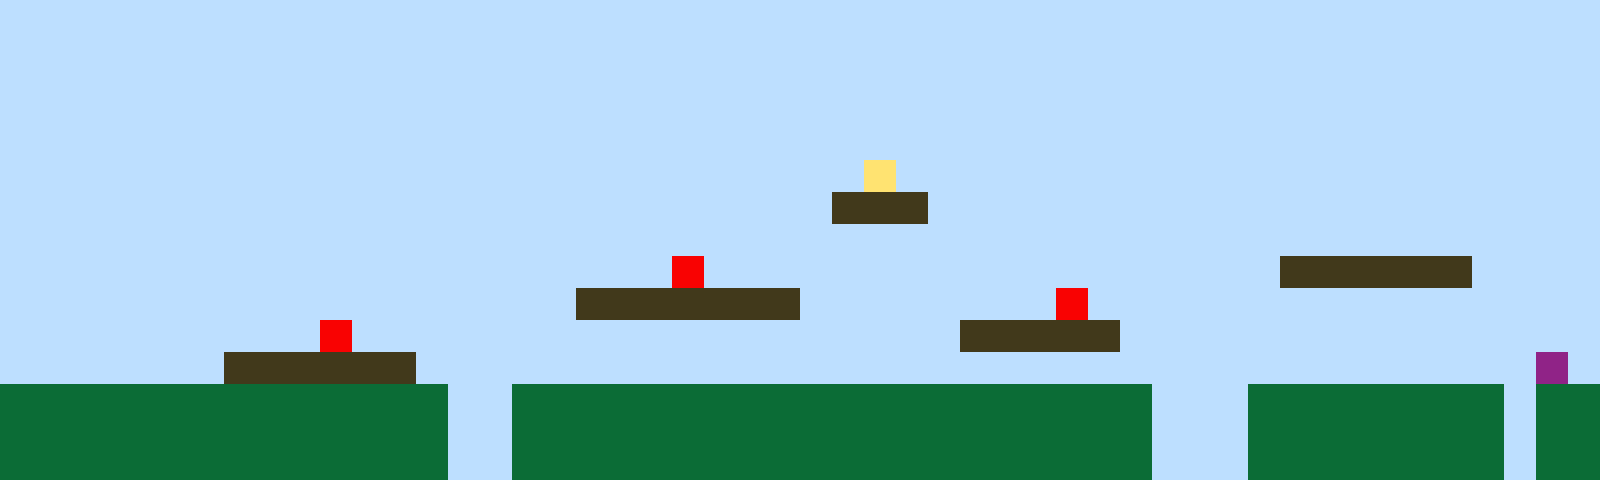

Rendered tile map (Tiled .tmx) drawn with the repository's tilesets; below, a short description and the full map source, tile grids included:
An orthogonal 50x15 tile map with 32x32 px tiles, 1 tile layer (Tile Layer 1).

<map version="1.10" tiledversion="1.11.2" orientation="orthogonal" renderorder="right-up" width="50" height="15" tilewidth="32" tileheight="32" infinite="0" nextlayerid="2" nextobjectid="1"><editorsettings><export target="map1.csv" format="csv" /></editorsettings><tileset firstgid="1" name="sprites" tilewidth="32" tileheight="32" tilecount="6" columns="3"><image source="sprites.png" width="96" height="64" /></tileset><layer id="1" name="Tile Layer 1" width="50" height="15"><data encoding="csv">1,1,1,1,1,1,1,1,1,1,1,1,1,1,1,1,1,1,1,1,1,1,1,1,1,1,1,1,1,1,1,1,1,1,1,1,1,1,1,1,1,1,1,1,1,1,1,1,1,1,1,1,1,1,1,1,1,1,1,1,1,1,1,1,1,1,1,1,1,1,1,1,1,1,1,1,1,1,1,1,1,1,1,1,1,1,1,1,1,1,1,1,1,1,1,1,1,1,1,1,1,1,1,1,1,1,1,1,1,1,1,1,1,1,1,1,1,1,1,1,1,1,1,1,1,1,1,1,1,1,1,1,1,1,1,1,1,1,1,1,1,1,1,1,1,1,1,1,1,1,1,1,1,1,1,1,1,1,1,1,1,1,1,1,1,1,1,1,1,1,1,1,1,1,1,1,1,1,1,1,1,1,1,1,1,1,1,1,1,1,1,1,1,1,1,1,1,1,1,1,1,1,1,1,1,1,1,1,1,1,1,1,1,1,1,1,1,1,1,1,1,1,1,1,1,1,1,1,1,1,1,1,1,1,1,1,1,1,1,1,1,1,1,1,1,1,1,1,1,1,1,1,1,1,1,1,1,1,1,1,1,1,1,1,1,1,1,1,1,1,1,1,1,1,1,1,1,4,1,1,1,1,1,1,1,1,1,1,1,1,1,1,1,1,1,1,1,1,1,1,1,1,1,1,1,1,1,1,1,1,1,1,1,1,1,1,1,1,1,1,1,1,1,1,1,1,3,3,3,1,1,1,1,1,1,1,1,1,1,1,1,1,1,1,1,1,1,1,1,1,1,1,1,1,1,1,1,1,1,1,1,1,1,1,1,1,1,1,1,1,1,1,1,1,1,1,1,1,1,1,1,1,1,1,1,1,1,1,1,1,1,1,1,1,1,1,1,1,1,1,1,1,1,1,1,1,1,1,1,1,1,1,1,1,1,1,1,1,1,1,1,5,1,1,1,1,1,1,1,1,1,1,1,1,1,1,1,1,1,1,3,3,3,3,3,3,1,1,1,1,1,1,1,1,1,1,1,1,1,1,1,1,1,1,1,1,1,1,3,3,3,3,3,3,3,1,1,1,1,1,1,1,1,5,1,1,1,1,1,1,1,1,1,1,1,1,1,1,1,1,1,1,1,1,1,1,1,1,1,1,5,1,1,1,1,1,1,1,1,1,1,1,1,1,1,1,1,1,1,1,3,3,3,3,3,1,1,1,1,1,1,1,1,1,1,1,1,1,1,1,1,1,1,1,1,1,1,3,3,3,3,3,3,1,1,1,1,1,1,1,1,1,1,1,1,1,1,1,1,1,1,1,1,1,1,1,1,1,1,1,1,1,1,1,1,1,1,1,6,1,2,2,2,2,2,2,2,2,2,2,2,2,2,2,1,1,2,2,2,2,2,2,2,2,2,2,2,2,2,2,2,2,2,2,2,2,1,1,1,2,2,2,2,2,2,2,2,1,2,2,2,2,2,2,2,2,2,2,2,2,2,2,2,2,1,1,2,2,2,2,2,2,2,2,2,2,2,2,2,2,2,2,2,2,2,2,1,1,1,2,2,2,2,2,2,2,2,1,2,2,2,2,2,2,2,2,2,2,2,2,2,2,2,2,1,1,2,2,2,2,2,2,2,2,2,2,2,2,2,2,2,2,2,2,2,2,1,1,1,2,2,2,2,2,2,2,2,1,2,2</data></layer></map>
